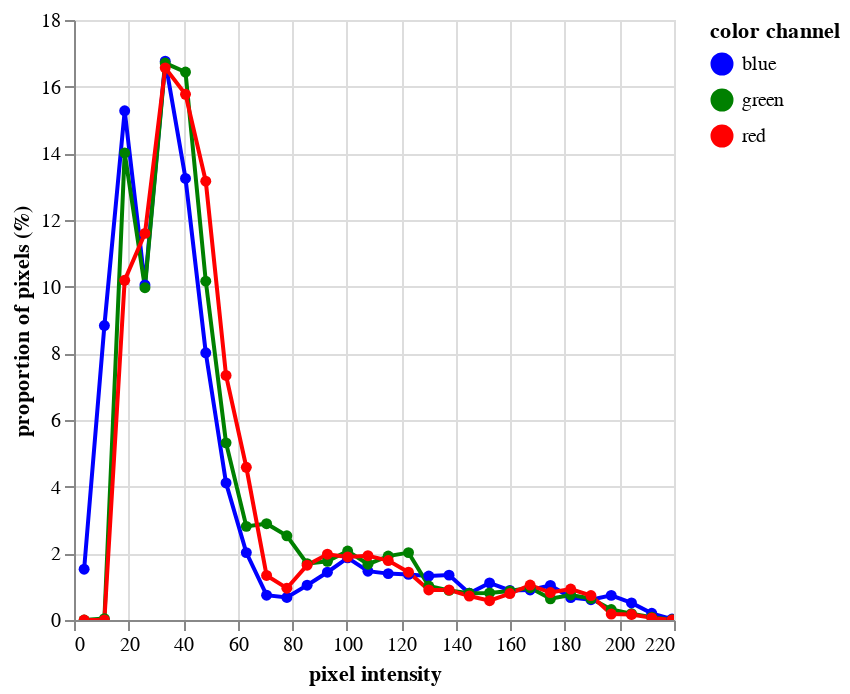

The cell this chart's notebook holds for it:
### Markdown cell above
### 02e. 3D threshold in RGB colorspace

Using the same method, you can directly segment a color (RGB) image by selecting a 3D bounding region in color space.

### Code cell
# Visualize a histogram of the RGB values to identify signal related to the plant and the background
rgb_hist = pcv.visualize.histogram(img=color_img, bins=30)

### Figure 1 — Vega-Lite specification as saved in the notebook (floating-point values rounded to 4 significant figures)
{"config": {"view": {"continuousWidth": 300, "continuousHeight": 300}, "range": {"category": ["blue", "green", "red"]}}, "data": {"name": "data-0cbfde3b572d019f67ccf0d6c0df8634"}, "mark": {"type": "line", "point": true}, "encoding": {"color": {"field": "color channel", "type": "nominal"}, "tooltip": [{"field": "pixel intensity", "type": "quantitative"}, {"field": "proportion of pixels (%)", "type": "quantitative"}], "x": {"field": "pixel intensity", "type": "quantitative"}, "y": {"field": "proportion of pixels (%)", "type": "quantitative"}}, "params": [{"name": "param_2", "select": {"type": "interval", "encodings": ["x", "y"]}, "bind": "scales"}], "$schema": "https://vega.github.io/schema/vega-lite/v5.20.1.json", "datasets": {"data-0cbfde3b572d019f67ccf0d6c0df8634": [{"pixel intensity": 3.717, "proportion of pixels (%)": 1.525, "hist_count": 123200.0, "color channel": "blue"}, {"pixel intensity": 11.15, "proportion of pixels (%)": 8.834, "hist_count": 714000.0, "color channel": "blue"}, {"pixel intensity": 18.58, "proportion of pixels (%)": 15.28, "hist_count": 1235000.0, "color channel": "blue"}, {"pixel intensity": 26.02, "proportion of pixels (%)": 10.05, "hist_count": 812400.0, "color channel": "blue"}, {"pixel intensity": 33.45, "proportion of pixels (%)": 16.76, "hist_count": 1355000.0, "color channel": "blue"}, {"pixel intensity": 40.88, "proportion of pixels (%)": 13.25, "hist_count": 1071000.0, "color channel": "blue"}, {"pixel intensity": 48.32, "proportion of pixels (%)": 8.016, "hist_count": 647900.0, "color channel": "blue"}, {"pixel intensity": 55.75, "proportion of pixels (%)": 4.11, "hist_count": 332200.0, "color channel": "blue"}, {"pixel intensity": 63.18, "proportion of pixels (%)": 2.021, "hist_count": 163400.0, "color channel": "blue"}, {"pixel intensity": 70.62, "proportion of pixels (%)": 0.745, "hist_count": 60210.0, "color channel": "blue"}, {"pixel intensity": 78.05, "proportion of pixels (%)": 0.6769, "hist_count": 54710.0, "color channel": "blue"}, {"pixel intensity": 85.48, "proportion of pixels (%)": 1.044, "hist_count": 84340.0, "color channel": "blue"}, {"pixel intensity": 92.92, "proportion of pixels (%)": 1.433, "hist_count": 115800.0, "color channel": "blue"}, {"pixel intensity": 100.3, "proportion of pixels (%)": 1.863, "hist_count": 150600.0, "color channel": "blue"}, {"pixel intensity": 107.8, "proportion of pixels (%)": 1.465, "hist_count": 118400.0, "color channel": "blue"}, {"pixel intensity": 115.2, "proportion of pixels (%)": 1.392, "hist_count": 112500.0, "color channel": "blue"}, {"pixel intensity": 122.7, "proportion of pixels (%)": 1.368, "hist_count": 110600.0, "color channel": "blue"}, {"pixel intensity": 130.1, "proportion of pixels (%)": 1.317, "hist_count": 106500.0, "color channel": "blue"}, {"pixel intensity": 137.5, "proportion of pixels (%)": 1.346, "hist_count": 108800.0, "color channel": "blue"}, {"pixel intensity": 145.0, "proportion of pixels (%)": 0.8032, "hist_count": 64910.0, "color channel": "blue"}, {"pixel intensity": 152.4, "proportion of pixels (%)": 1.113, "hist_count": 89990.0, "color channel": "blue"}, {"pixel intensity": 159.8, "proportion of pixels (%)": 0.8869, "hist_count": 71680.0, "color channel": "blue"}, {"pixel intensity": 167.2, "proportion of pixels (%)": 0.9008, "hist_count": 72800.0, "color channel": "blue"}, {"pixel intensity": 174.7, "proportion of pixels (%)": 1.037, "hist_count": 83810.0, "color channel": "blue"}, {"pixel intensity": 182.1, "proportion of pixels (%)": 0.6742, "hist_count": 54490.0, "color channel": "blue"}, {"pixel intensity": 189.6, "proportion of pixels (%)": 0.609, "hist_count": 49220.0, "color channel": "blue"}, {"pixel intensity": 197.0, "proportion of pixels (%)": 0.7386, "hist_count": 59690.0, "color channel": "blue"}, {"pixel intensity": 204.4, "proportion of pixels (%)": 0.512, "hist_count": 41380.0, "color channel": "blue"}, {"pixel intensity": 211.8, "proportion of pixels (%)": 0.2008, "hist_count": 16230.0, "color channel": "blue"}, {"pixel intensity": 219.3, "proportion of pixels (%)": 0.02845, "hist_count": 2299.0, "color channel": "blue"}, {"pixel intensity": 3.717, "proportion of pixels (%)": 0.0, "hist_count": 0.0, "color channel": "green"}, {"pixel intensity": 11.15, "proportion of pixels (%)": 0.04186, "hist_count": 3383.0, "color channel": "green"}, {"pixel intensity": 18.58, "proportion of pixels (%)": 14.01, "hist_count": 1132000.0, "color channel": "green"}, {"pixel intensity": 26.02, "proportion of pixels (%)": 9.969, "hist_count": 805700.0, "color channel": "green"}, {"pixel intensity": 33.45, "proportion of pixels (%)": 16.71, "hist_count": 1350000.0, "color channel": "green"}, {"pixel intensity": 40.88, "proportion of pixels (%)": 16.44, "hist_count": 1328000.0, "color channel": "green"}, {"pixel intensity": 48.32, "proportion of pixels (%)": 10.17, "hist_count": 821600.0, "color channel": "green"}, {"pixel intensity": 55.75, "proportion of pixels (%)": 5.314, "hist_count": 429500.0, "color channel": "green"}, {"pixel intensity": 63.18, "proportion of pixels (%)": 2.809, "hist_count": 227000.0, "color channel": "green"}, {"pixel intensity": 70.62, "proportion of pixels (%)": 2.889, "hist_count": 233500.0, "color channel": "green"}, {"pixel intensity": 78.05, "proportion of pixels (%)": 2.525, "hist_count": 204100.0, "color channel": "green"}, {"pixel intensity": 85.48, "proportion of pixels (%)": 1.692, "hist_count": 136700.0, "color channel": "green"}, {"pixel intensity": 92.92, "proportion of pixels (%)": 1.762, "hist_count": 142400.0, "color channel": "green"}, {"pixel intensity": 100.3, "proportion of pixels (%)": 2.068, "hist_count": 167200.0, "color channel": "green"}, {"pixel intensity": 107.8, "proportion of pixels (%)": 1.675, "hist_count": 135400.0, "color channel": "green"}, {"pixel intensity": 115.2, "proportion of pixels (%)": 1.917, "hist_count": 154900.0, "color channel": "green"}, {"pixel intensity": 122.7, "proportion of pixels (%)": 2.021, "hist_count": 163400.0, "color channel": "green"}, {"pixel intensity": 130.1, "proportion of pixels (%)": 1.018, "hist_count": 82260.0, "color channel": "green"}, {"pixel intensity": 137.5, "proportion of pixels (%)": 0.8885, "hist_count": 71810.0, "color channel": "green"}, {"pixel intensity": 145.0, "proportion of pixels (%)": 0.8049, "hist_count": 65050.0, "color channel": "green"}, {"pixel intensity": 152.4, "proportion of pixels (%)": 0.8114, "hist_count": 65580.0, "color channel": "green"}, {"pixel intensity": 159.8, "proportion of pixels (%)": 0.8729, "hist_count": 70550.0, "color channel": "green"}, {"pixel intensity": 167.2, "proportion of pixels (%)": 0.9701, "hist_count": 78400.0, "color channel": "green"}, {"pixel intensity": 174.7, "proportion of pixels (%)": 0.6373, "hist_count": 51510.0, "color channel": "green"}, {"pixel intensity": 182.1, "proportion of pixels (%)": 0.7516, "hist_count": 60740.0, "color channel": "green"}, {"pixel intensity": 189.6, "proportion of pixels (%)": 0.6445, "hist_count": 52080.0, "color channel": "green"}, {"pixel intensity": 197.0, "proportion of pixels (%)": 0.3136, "hist_count": 25340.0, "color channel": "green"}, {"pixel intensity": 204.4, "proportion of pixels (%)": 0.1887, "hist_count": 15250.0, "color channel": "green"}, {"pixel intensity": 211.8, "proportion of pixels (%)": 0.08667, "hist_count": 7005.0, "color channel": "green"}, {"pixel intensity": 219.3, "proportion of pixels (%)": 0.00459, "hist_count": 371.0, "color channel": "green"}, {"pixel intensity": 3.717, "proportion of pixels (%)": 0.0, "hist_count": 0.0, "color channel": "red"}, {"pixel intensity": 11.15, "proportion of pixels (%)": 0.002561, "hist_count": 207.0, "color channel": "red"}, {"pixel intensity": 18.58, "proportion of pixels (%)": 10.19, "hist_count": 823700.0, "color channel": "red"}, {"pixel intensity": 26.02, "proportion of pixels (%)": 11.6, "hist_count": 937400.0, "color channel": "red"}, {"pixel intensity": 33.45, "proportion of pixels (%)": 16.56, "hist_count": 1339000.0, "color channel": "red"}, {"pixel intensity": 40.88, "proportion of pixels (%)": 15.77, "hist_count": 1275000.0, "color channel": "red"}, {"pixel intensity": 48.32, "proportion of pixels (%)": 13.16, "hist_count": 1064000.0, "color channel": "red"}, {"pixel intensity": 55.75, "proportion of pixels (%)": 7.338, "hist_count": 593000.0, "color channel": "red"}, {"pixel intensity": 63.18, "proportion of pixels (%)": 4.582, "hist_count": 370300.0, "color channel": "red"}, {"pixel intensity": 70.62, "proportion of pixels (%)": 1.337, "hist_count": 108100.0, "color channel": "red"}, {"pixel intensity": 78.05, "proportion of pixels (%)": 0.9537, "hist_count": 77080.0, "color channel": "red"}, {"pixel intensity": 85.48, "proportion of pixels (%)": 1.645, "hist_count": 132900.0, "color channel": "red"}, {"pixel intensity": 92.92, "proportion of pixels (%)": 1.974, "hist_count": 159500.0, "color channel": "red"}, {"pixel intensity": 100.3, "proportion of pixels (%)": 1.892, "hist_count": 152900.0, "color channel": "red"}, {"pixel intensity": 107.8, "proportion of pixels (%)": 1.93, "hist_count": 156000.0, "color channel": "red"}, {"pixel intensity": 115.2, "proportion of pixels (%)": 1.784, "hist_count": 144200.0, "color channel": "red"}, {"pixel intensity": 122.7, "proportion of pixels (%)": 1.435, "hist_count": 116000.0, "color channel": "red"}, {"pixel intensity": 130.1, "proportion of pixels (%)": 0.9014, "hist_count": 72850.0, "color channel": "red"}, {"pixel intensity": 137.5, "proportion of pixels (%)": 0.9014, "hist_count": 72850.0, "color channel": "red"}, {"pixel intensity": 145.0, "proportion of pixels (%)": 0.7185, "hist_count": 58070.0, "color channel": "red"}, {"pixel intensity": 152.4, "proportion of pixels (%)": 0.5787, "hist_count": 46770.0, "color channel": "red"}, {"pixel intensity": 159.8, "proportion of pixels (%)": 0.792, "hist_count": 64010.0, "color channel": "red"}, {"pixel intensity": 167.2, "proportion of pixels (%)": 1.049, "hist_count": 84790.0, "color channel": "red"}, {"pixel intensity": 174.7, "proportion of pixels (%)": 0.8242, "hist_count": 66610.0, "color channel": "red"}, {"pixel intensity": 182.1, "proportion of pixels (%)": 0.9288, "hist_count": 75070.0, "color channel": "red"}, {"pixel intensity": 189.6, "proportion of pixels (%)": 0.7344, "hist_count": 59360.0, "color channel": "red"}, {"pixel intensity": 197.0, "proportion of pixels (%)": 0.1777, "hist_count": 14360.0, "color channel": "red"}, {"pixel intensity": 204.4, "proportion of pixels (%)": 0.1639, "hist_count": 13240.0, "color channel": "red"}, {"pixel intensity": 211.8, "proportion of pixels (%)": 0.06391, "hist_count": 5165.0, "color channel": "red"}, {"pixel intensity": 219.3, "proportion of pixels (%)": 0.003799, "hist_count": 307.0, "color channel": "red"}]}}
